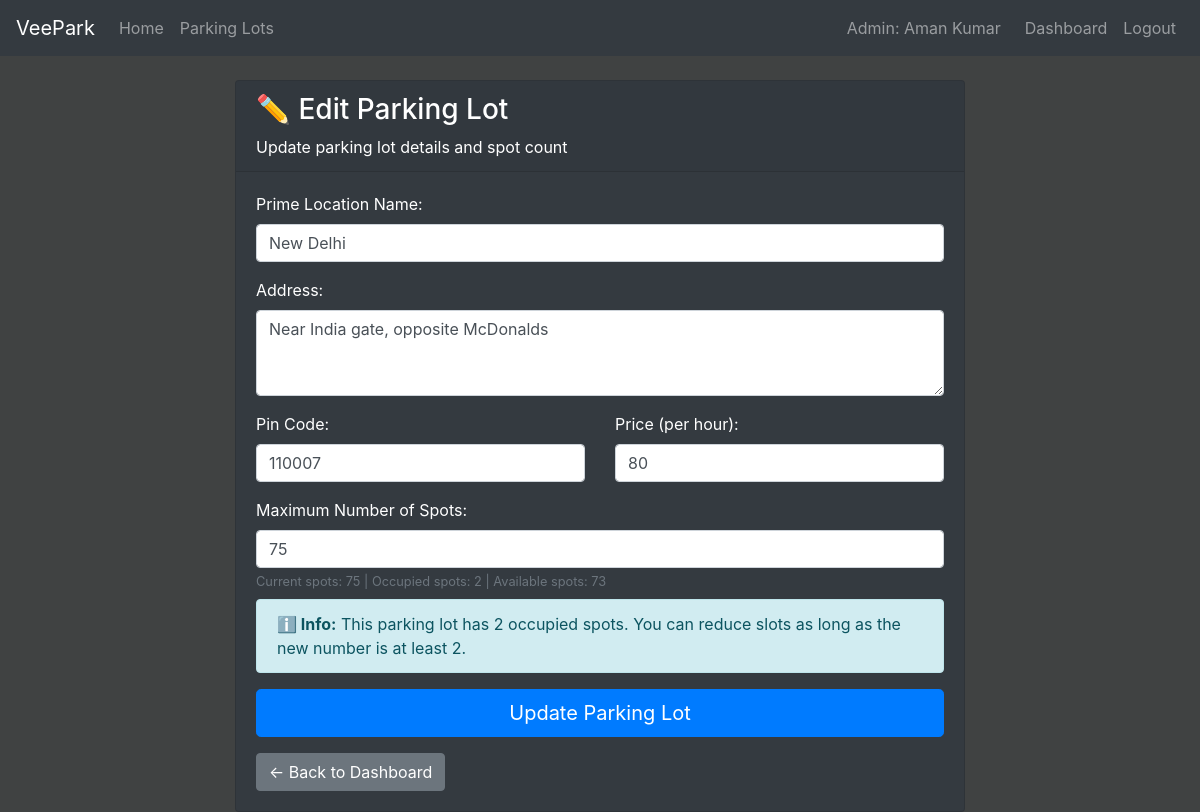
Page /admin/parking-lots/edit/1 (signed in) on the earlier database version.
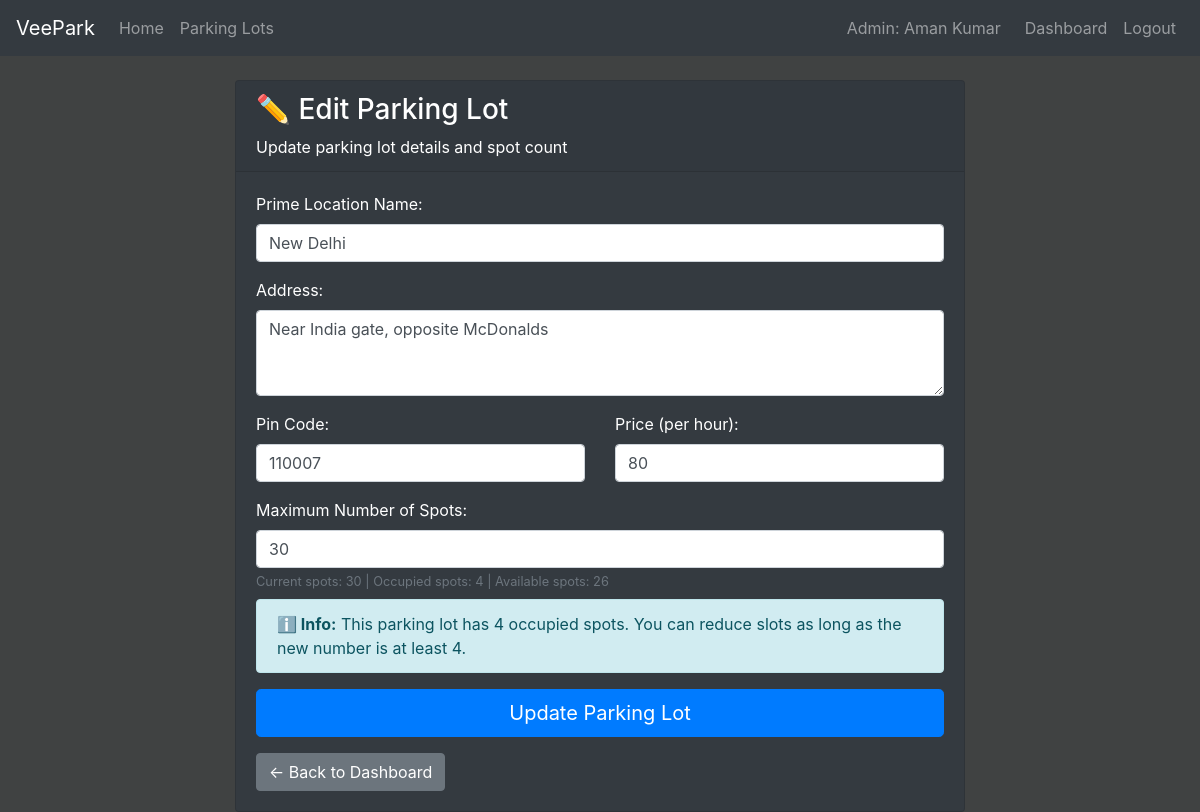
Same page on the later database version.
### models/models.py (models this page shows, shortened)
class ParkingLot(db.Model):
    __tablename__ = 'parking_lot'
    id=db.Column(db.Integer(), primary_key=True)
    location = db.Column(db.String(50), nullable=False)
    pincode=db.Column(db.Integer(), nullable=False)
    price=db.Column(db.Integer(), nullable=False)
    maxSpots=db.Column(db.Integer(), nullable=False)
    address=db.Column(db.String(200), nullable=False)
    occupied=db.Column(db.Integer(), default=0)
    parking_spots = db.relationship('ParkingSpot', backref='parking_lot', lazy=True)

### controllers/controllers.py (the view, shortened to what this page needs)
@controllers.route('/admin/parking-lots/edit/<int:lot_id>', methods=['GET', 'POST'])
def edit_parking_lot(lot_id):
    if not session.get('user_id') or session.get('user_role') != 'admin':
        flash('Access denied. Admin login required.', 'danger')
        return redirect(url_for('controllers.admin_login'))
    parking_lot = ParkingLot.query.get_or_404(lot_id)
    form = ParkingLotForm()
    if request.method == 'GET':
        form.prime_location_name.data = parking_lot.location
        form.address.data = parking_lot.address
        form.pincode.data = parking_lot.pincode
        form.price.data = parking_lot.price
        form.maxSpots.data = parking_lot.maxSpots
    return render_template('edit_parking_lot.html', form=form, parking_lot=parking_lot)

### controllers/forms.py
class ParkingLotForm(FlaskForm):
    prime_location_name = StringField(label='Prime Location Name:', validators=[DataRequired()])
    address = TextAreaField(label='Address:', validators=[DataRequired()])
    pincode = IntegerField(label='Pin Code:', validators=[DataRequired(), NumberRange(min=100000, max=999999, message='Pin code must be 6 digits')])
    price = IntegerField(label='Price (per hour):', validators=[DataRequired(), NumberRange(min=1, message='Price must be greater than 0')])
    maxSpots = IntegerField(label='Maximum Number of Spots:', validators=[DataRequired(), NumberRange(min=1, max=100, message='Number of spots must be between 1 and 100')])
    submit = SubmitField(label='Add Parking Lot')

### templates/edit_parking_lot.html (shortened to what this page needs)
{% extends 'index.html' %}
{% block content %}
<div class="container mt-4">
    <div class="row justify-content-center">
        <div class="col-md-8">
            <div class="card bg-dark text-white">
                <div class="card-header">
                    <h3>✏️ Edit Parking Lot</h3>
                    <p class="mb-0">Update parking lot details and spot count</p>
                </div>
                <div class="card-body">
                    <form method="POST">
                        <div class="form-group">
                            {{ form.prime_location_name.label(class="form-label") }}
                            {{ form.prime_location_name(class="form-control", placeholder="e.g., Central Mall Parking") }}
                        </div>
                        <div class="form-group">
                            {{ form.address.label(class="form-label") }}
                            {{ form.address(class="form-control", rows="3", placeholder="Enter complete address") }}
                        </div>
                        <div class="row">
                            <div class="col-md-6">
                                <div class="form-group">
                                    {{ form.pincode.label(class="form-label") }}
                                    {{ form.pincode(class="form-control", placeholder="e.g., 600001") }}
                                </div>
                            </div>
                            <div class="col-md-6">
                                <div class="form-group">
                                    {{ form.price.label(class="form-label") }}
                                    {{ form.price(class="form-control", placeholder="e.g., 50") }}
                                </div>
                            </div>
                        </div>
                        <div class="form-group">
                            {{ form.maxSpots.label(class="form-label") }}
                            {{ form.maxSpots(class="form-control", placeholder="e.g., 20") }}
                            <small class="form-text text-muted">
                                Current spots: {{ parking_lot.maxSpots }} |
                                Occupied spots: {{ parking_lot.occupied }} |
                                Available spots: {{ parking_lot.maxSpots - parking_lot.occupied }}
                            </small>
                            {% if parking_lot.occupied > 0 %}
                                <div class="alert alert-info mt-2">
                                    <strong>ℹ️ Info:</strong> This parking lot has {{ parking_lot.occupied }} occupied spots.
                                    You can reduce slots as long as the new number is at least {{ parking_lot.occupied }}.
                                </div>
                            {% endif %}
                        </div>
                        <div class="form-group">
                            {{ form.submit(class="btn btn-primary btn-lg btn-block", value="Update Parking Lot") }}
                        </div>
                    </form>
                    <div class="mt-3">
                        <a href="{{ url_for('controllers.admin_dashboard') }}" class="btn btn-secondary">
                            ← Back to Dashboard
                        </a>
                    </div>
                </div>
            </div>
        </div>
    </div>
</div>
{% endblock %}

Differences in the rows shown:
changed ParkingLot "Near India gate, opposite McDonalds": maxSpots "75" → "30"; occupied "2" → "4"; parking_lot.maxSpots-parking_lot.occupied "73" → "26"
